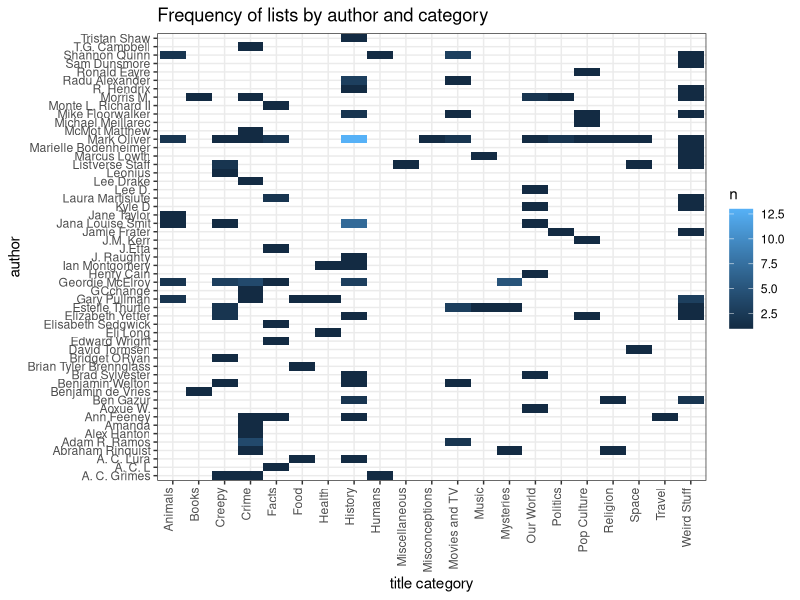
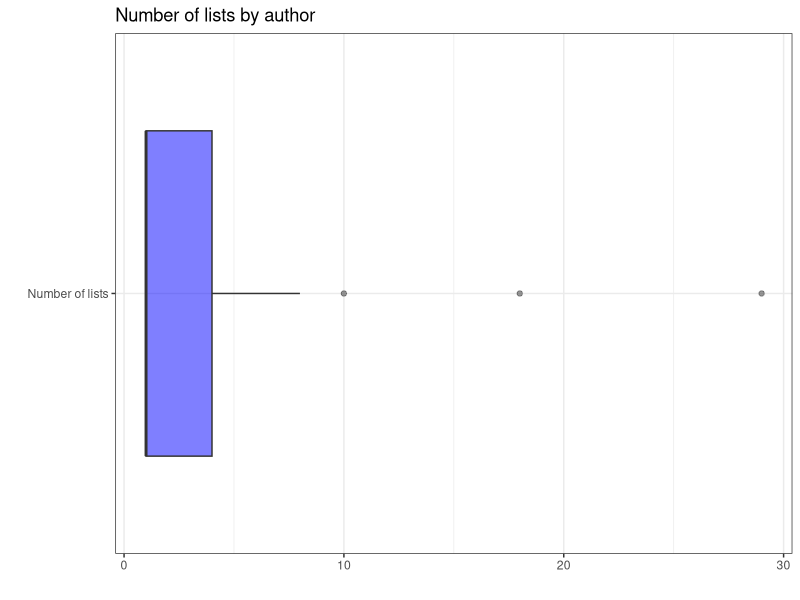

R code for these plots, in order:
library(tidyverse)
library(stringr)
library(lubridate)
library(forcats)


# preparar datos ----------------------------------------------------------

df.listas <- read.csv("proyecto/listverse_20pags.csv", stringsAsFactors = F)%>%
  dplyr::select(-page) %>% 
  mutate_each(funs(gsub("u'|'|,| \\]", "", .)) ) %>%
  mutate_each(funs(str_trim(.))) %>% 
  unique %>%
  mutate(author = ifelse(author == "u\"Bridget ORyan\"", "Bridget ORyan", author))


df.listas %>% 
  group_by(title.category, author) %>% 
  tally %>% 
  ggplot(aes(x = title.category, y = author, fill = n)) + 
  geom_tile() + 
  ylab("author") + 
  xlab("title category") +
  theme_bw() +
  theme(axis.text.x  = element_text(angle = 90, hjust = 1, vjust = 0)) +
  labs(title = "Frequency of lists by author and category")

df.listas %>%
  group_by(author) %>%
  tally %>%
  mutate(aux = "Number of lists") %>% 
  ggplot(aes(x = aux, y = n)) +
  geom_boxplot(fill = 'blue', alpha = 0.5) +
  theme_bw() +
  coord_flip() +
  xlab('') +
  ylab('') +
  labs(title = "Number of lists by author")

